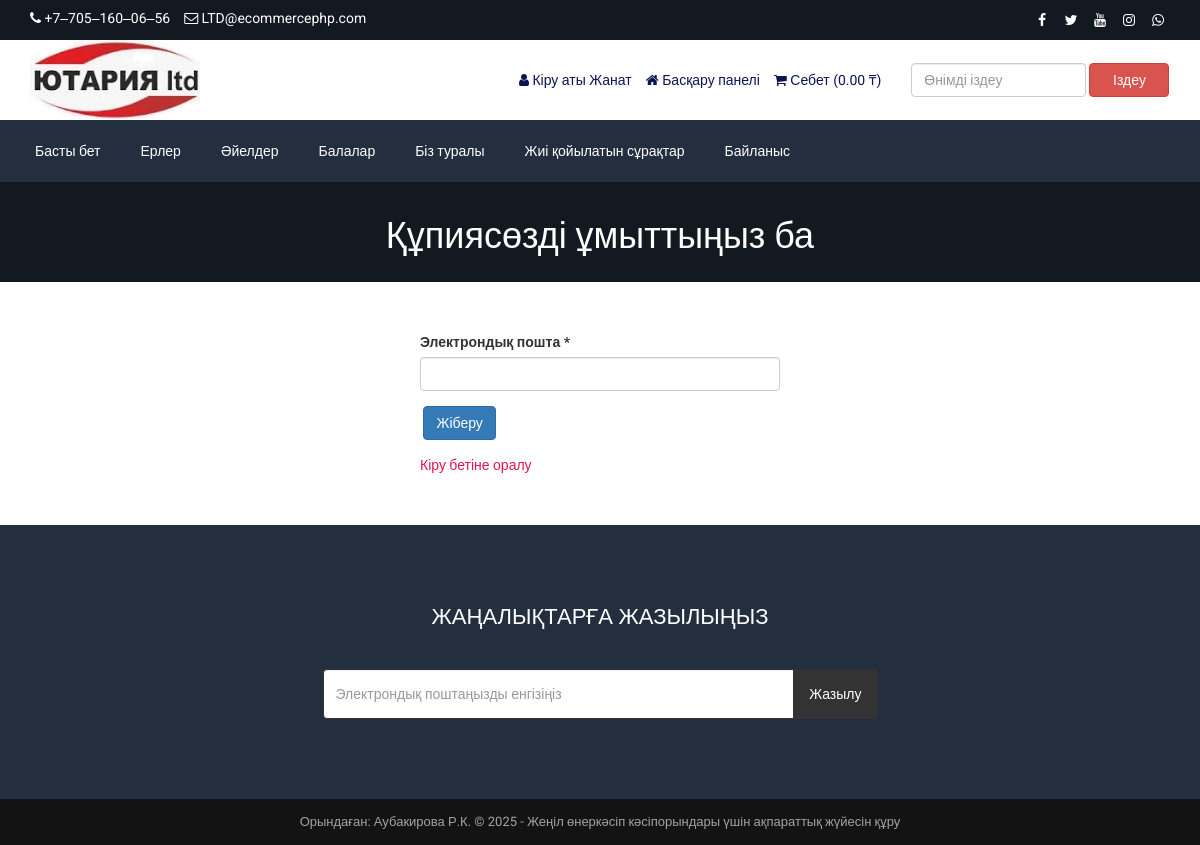
Screenshot of /forget-password.php (signed in) with the database file from the repository.
### tables this page shows
CREATE TABLE `tbl_settings` (
  `id` int(11) NOT NULL,
  `logo` varchar(255) NOT NULL,
  `favicon` varchar(255) NOT NULL,
  `footer_about` text NOT NULL,
  `footer_copyright` text NOT NULL,
  `contact_address` text NOT NULL,
  `contact_email` varchar(255) NOT NULL,
  `contact_phone` varchar(255) NOT NULL,
  `contact_fax` varchar(255) NOT NULL,
  `contact_map_iframe` text NOT NULL,
  `receive_email` varchar(255) NOT NULL,
  `receive_email_subject` varchar(255) NOT NULL,
  `receive_email_thank_you_message` text NOT NULL,
  `forget_password_message` text NOT NULL,
  `total_recent_post_footer` int(10) NOT NULL,
  `total_popular_post_footer` int(10) NOT NULL,
  `total_recent_post_sidebar` int(11) NOT NULL,
  `total_popular_post_sidebar` int(11) NOT NULL,
  `total_featured_product_home` int(11) NOT NULL,
  `total_latest_product_home` int(11) NOT NULL,
  `total_popular_product_home` int(11) NOT NULL,
  `meta_title_home` text NOT NULL,
  `meta_keyword_home` text NOT NULL,
  `meta_description_home` text NOT NULL,
  `banner_login` varchar(255) NOT NULL,
  `banner_registration` varchar(255) NOT NULL,
  `banner_forget_password` varchar(255) NOT NULL,
  `banner_reset_password` varchar(255) NOT NULL,
  `banner_search` varchar(255) NOT NULL,
  `banner_cart` varchar(255) NOT NULL,
  `banner_checkout` varchar(255) NOT NULL,
  `banner_product_category` varchar(255) NOT NULL,
  `banner_blog` varchar(255) NOT NULL,
  `cta_title` varchar(255) NOT NULL,
  `cta_content` text NOT NULL,
  `cta_read_more_text` varchar(255) NOT NULL,
  `cta_read_more_url` varchar(255) NOT NULL,
  `cta_photo` varchar(255) NOT NULL,
  `featured_product_title` varchar(255) NOT NULL,
  `featured_product_subtitle` varchar(255) NOT NULL,
  `latest_product_title` varchar(255) NOT NULL,
  `latest_product_subtitle` varchar(255) NOT NULL,
  `popular_product_title` varchar(255) NOT NULL,
  `popular_product_subtitle` varchar(255) NOT NULL,
  `testimonial_title` varchar(255) NOT NULL,
  `testimonial_subtitle` varchar(255) NOT NULL,
  `testimonial_photo` varchar(255) NOT NULL,
  `blog_title` varchar(255) NOT NULL,
  `blog_subtitle` varchar(255) NOT NULL,
  `newsletter_text` text NOT NULL,
  `paypal_email` varchar(255) NOT NULL,
  `stripe_public_key` varchar(255) NOT NULL,
  `stripe_secret_key` varchar(255) NOT NULL,
  `bank_detail` text NOT NULL,
  `before_head` text NOT NULL,
  `after_body` text NOT NULL,
  `before_body` text NOT NULL,
  `home_service_on_off` int(11) NOT NULL,
  `home_welcome_on_off` int(11) NOT NULL,
  `home_featured_product_on_off` int(11) NOT NULL,
  `home_latest_product_on_off` int(11) NOT NULL,
  `home_popular_product_on_off` int(11) NOT NULL,
  `home_testimonial_on_off` int(11) NOT NULL,
  `home_blog_on_off` int(11) NOT NULL,
  `newsletter_on_off` int(11) NOT NULL,
  `ads_above_welcome_on_off` int(1) NOT NULL,
  `ads_above_featured_product_on_off` int(1) NOT NULL,
  `ads_above_latest_product_on_off` int(1) NOT NULL,
  `ads_above_popular_product_on_off` int(1) NOT NULL,
  `ads_above_testimonial_on_off` int(1) NOT NULL,
  `ads_category_sidebar_on_off` int(1) NOT NULL
);

CREATE TABLE `tbl_social` (
  `social_id` int(11) NOT NULL,
  `social_name` varchar(30) NOT NULL,
  `social_url` varchar(255) NOT NULL,
  `social_icon` varchar(30) NOT NULL
);

CREATE TABLE `tbl_top_category` (
  `tcat_id` int(11) NOT NULL,
  `tcat_name` varchar(255) NOT NULL,
  `show_on_menu` int(1) NOT NULL
);

### forget-password.php (the view, shortened to what this page needs)
<?php require_once('header.php'); ?>
<?php
$statement = $pdo->prepare("SELECT * FROM tbl_settings WHERE id=1");
$statement->execute();
$result = $statement->fetchAll(PDO::FETCH_ASSOC);
foreach ($result as $row) {
    $banner_forget_password = $row['banner_forget_password'];
}
?>
<div class="page-banner" style="background-color:#444;background-image: url(assets/uploads/<?php echo $banner_forget_password; ?>);">
    <div class="inner">
        <h1><?php echo LANG_VALUE_97; ?></h1>
    </div>
</div>
<div class="page">
    <div class="container">
        <div class="row">
            <div class="col-md-12">
                <div class="user-content">
                    <form action="" method="post">
                        <div class="row">
                            <div class="col-md-4"></div>
                            <div class="col-md-4">
                                <div class="form-group">
                                    <label for=""><?php echo LANG_VALUE_94; ?> *</label>
                                    <input type="email" class="form-control" name="cust_email">
                                </div>
                                <div class="form-group">
                                    <input type="submit" class="btn btn-primary" value="<?php echo LANG_VALUE_4; ?>" name="form1">
                                </div>
                                <a href="login.php" style="color:#e4144d;"><?php echo LANG_VALUE_12; ?></a>
                            </div>
                        </div>
                    </form>
                </div>
            </div>
        </div>
    </div>
</div>
<?php require_once('footer.php'); ?>

### header.php (shortened to what this page needs)
<?php
include("admin/inc/config.php");
$statement = $pdo->prepare("SELECT * FROM tbl_settings WHERE id=1");
$statement->execute();
$result = $statement->fetchAll(PDO::FETCH_ASSOC);
foreach ($result as $row)
{
	$logo = $row['logo'];
	$contact_email = $row['contact_email'];
	$contact_phone = $row['contact_phone'];
}
?>
<!DOCTYPE html>
<html lang="en">
<head>
	<link rel="stylesheet" href="assets/css/bootstrap.min.css">
	<link rel="stylesheet" href="assets/css/font-awesome.min.css">
	<link rel="stylesheet" href="assets/css/owl.carousel.min.css">
	<link rel="stylesheet" href="assets/css/owl.theme.default.min.css">
	<link rel="stylesheet" href="assets/css/jquery.bxslider.min.css">
    <link rel="stylesheet" href="assets/css/magnific-popup.css">
    <link rel="stylesheet" href="assets/css/rating.css">
	<link rel="stylesheet" href="assets/css/spacing.css">
	<link rel="stylesheet" href="assets/css/bootstrap-touch-slider.css">
	<link rel="stylesheet" href="assets/css/animate.min.css">
	<link rel="stylesheet" href="assets/css/tree-menu.css">
	<link rel="stylesheet" href="assets/css/select2.min.css">
	<link rel="stylesheet" href="assets/css/main.css">
	<link rel="stylesheet" href="assets/css/responsive.css">
</head>
<body>
<div class="top">
	<div class="container">
		<div class="row">
			<div class="col-md-6 col-sm-6 col-xs-12">
				<div class="left">
					<ul>
						<li><i class="fa fa-phone"></i> <?php echo $contact_phone; ?></li>
						<li><i class="fa fa-envelope-o"></i> <?php echo $contact_email; ?></li>
					</ul>
				</div>
			</div>
			<div class="col-md-6 col-sm-6 col-xs-12">
				<div class="right">
					<ul>
						<?php
						$statement = $pdo->prepare("SELECT * FROM tbl_social");
						$statement->execute();
						$result = $statement->fetchAll(PDO::FETCH_ASSOC);
						foreach ($result as $row) {
							?>
							<?php if($row['social_url'] != ''): ?>
							<li><a href="<?php echo $row['social_url']; ?>"><i class="<?php echo $row['social_icon']; ?>"></i></a></li>
							<?php endif; ?>
							<?php
						}
						?>
					</ul>
				</div>
			</div>
		</div>
	</div>
</div>
<div class="header">
	<div class="container">
		<div class="row inner">
			<div class="col-md-4 logo">
				<a href="index.php"><img src="assets/uploads/<?php echo $logo; ?>" alt="logo image"></a>
			</div>
			<div class="col-md-5 right">
				<ul>
					<?php
					if(isset($_SESSION['customer'])) {
						?>
						<li><i class="fa fa-user"></i> <?php echo LANG_VALUE_13; ?> <?php echo $_SESSION['customer']['cust_name']; ?></li>
						<li><a href="dashboard.php"><i class="fa fa-home"></i> <?php echo LANG_VALUE_89; ?></a></li>
						<?php
					} else {
						?>
						<li><a href="login.php"><i class="fa fa-sign-in"></i> <?php echo LANG_VALUE_9; ?></a></li>
						<li><a href="registration.php"><i class="fa fa-user-plus"></i> <?php echo LANG_VALUE_15; ?></a></li>
						<?php
					}
					?>
					<li><a href="cart.php"><i class="fa fa-shopping-cart"></i> <?php echo LANG_VALUE_18; ?> (<?php
					if(isset($_SESSION['cart_p_id'])) {
						$table_total_price = 0;
						$i=0;
	                    foreach($_SESSION['cart_p_qty'] as $key => $value)
	                    {
	                        $i++;
	                        $arr_cart_p_qty[$i] = $value;
	                    }                    $i=0;
	                    foreach($_SESSION['cart_p_current_price'] as $key => $value)
	                    {
	                        $i++;
	                        $arr_cart_p_current_price[$i] = $value;
	                    }
	                    for($i=1;$i<=count($arr_cart_p_qty);$i++) {
	                    	$row_total_price = $arr_cart_p_current_price[$i]*$arr_cart_p_qty[$i];
	                        $table_total_price = $table_total_price + $row_total_price;
	                    }
						echo $table_total_price;
					} else {
						echo '0.00';
					}
					?>  <?php echo LANG_VALUE_1; ?>)</a></li>
				</ul>
			</div>
			<div class="col-md-3 search-area">
				<form class="navbar-form navbar-left" role="search" action="search-result.php" method="get">
					<div class="form-group">
						<input type="text" class="form-control search-top" placeholder="<?php echo LANG_VALUE_2; ?>" name="search_text">
					</div>
					<button type="submit" class="btn btn-danger"><?php echo LANG_VALUE_3; ?></button>
				</form>
			</div>
		</div>
	</div>
</div>
<div class="nav">
	<div class="container">
		<div class="row">
			<div class="col-md-12 pl_0 pr_0">
				<div class="menu-container">
					<div class="menu">
						<ul>
							<li><a href="index.php">Басты бет</a></li>
							<?php
							$statement = $pdo->prepare("SELECT * FROM tbl_top_category WHERE show_on_menu=1");
							$statement->execute();
							$result = $statement->fetchAll(PDO::FETCH_ASSOC);
							foreach ($result as $row) {
								?>
								<li><a href="product-category.php?id=<?php echo $row['tcat_id']; ?>&type=top-category"><?php echo $row['tcat_name']; ?></a>
								</li>
								<?php
							}
							?>
							<li><a href="about.php">Біз туралы</a></li>
							<li><a href="faq.php">Жиі қойылатын сұрақтар</a></li>
							<li><a href="contact.php">Байланыс</a></li>
						</ul>
					</div>
				</div>
			</div>
		</div>
	</div>
</div>

### footer.php (shortened to what this page needs)
<?php
$statement = $pdo->prepare("SELECT * FROM tbl_settings WHERE id=1");
$statement->execute();
$result = $statement->fetchAll(PDO::FETCH_ASSOC);
foreach ($result as $row)
{
	$footer_copyright = $row['footer_copyright'];
    $newsletter_on_off = $row['newsletter_on_off'];
}
?>
<?php if($newsletter_on_off == 1): ?>
<section class="home-newsletter">
	<div class="container">
		<div class="row">
			<div class="col-md-6 col-md-offset-3">
				<div class="single">
				<form action="" method="post">
					<h2>Жаңалықтарға жазылыңыз</h2>
					<div class="input-group">
						<input type="email" class="form-control" placeholder="Электрондық поштаңызды енгізіңіз" name="email_subscribe">
						<span class="input-group-btn">
						<button class="btn btn-theme" type="submit" name="form_subscribe">Жазылу</button>
						</span>
					</div>
				</div>
			</div>
		</div>
	</div>
</section>
<?php endif; ?>
<div class="footer-bottom">
	<div class="container">
		<div class="row">
			<div class="col-md-12 copyright">
				<?php echo $footer_copyright; ?>
			</div>
		</div>
	</div>
</div>
</body>
</html>

### assets/css/main.css (style rules this page uses)
* { margin: 0; padding: 0; }
body { font-family: "Roboto", sans-serif; font-size: 14px; }
h1, h2, h3, h4, h5, h6 { font-family: "Roboto", sans-serif; }
a { text-decoration: none; }
.top { width: 100%; height: 40px; background: #131921; }
.top .left { float: left; }
.top .left ul { padding-top: 8px; }
.top .left ul li { list-style-type: none; float: left; margin-right: 14px; color: white; }
.top .left ul li i { color: white; }
.top .right { float: right; }
.top .right ul { padding-top: 8px; }
.top .right ul li { list-style-type: none; float: left; margin-left: 5px; }
.top .right ul li a { color: white; width: 24px; height: 24px; line-height: 24px; text-align: center; border-radius: 50%; display: block; transition: all 0.4s ease; }
.header { width: 100%; height: auto; background: #fff; }
.header .inner { height: auto; display: table; }
.header .logo { float: none; display: table-cell; vertical-align: middle; }
.header .logo img { max-width: 100%; height: 80px; }
.header .navbar-form .form-control { width: 300px; }
.header .search-area { float: none; display: table-cell; vertical-align: middle; }
.header .search-area .form-group { width: calc(100% - 84px); }
.header .search-area button { width: 80px; }
.header .search-area form { width: 100%; }
.header .right { float: none; display: table-cell; vertical-align: middle; padding-right: 0; }
.header .right ul { float: right; margin-bottom: 0; }
.header .right ul li { list-style-type: none; float: left; margin-left: 14px; color: #0d1452; }
.header .right ul li a { color: #0d1452; }
.header .navbar-form .search-top { width: 100%; }
.nav { background: #232f3e; }
.menu-container { width: 100%; margin: 0 auto; background: #232f3e; }
.menu-dropdown-icon:before { content: "\f067"; font-family: "FontAwesome"; display: none; cursor: pointer; float: right; padding: 1.5em 2em; background: #fff; color: #333; }
.menu > ul { margin: 0 auto; width: 100%; list-style: none; padding: 0; position: relative; box-sizing: border-box; }
.menu > ul:before, .menu > ul:after { content: ""; display: table; }
.menu > ul:after { clear: both; }
.menu > ul > li { float: left; padding: 0; margin: 0; }
.menu > ul > li a { text-decoration: none; padding: 1.5em 20px; display: block; color: #fff; }
.footer-bottom { width: 100%; height: auto; background: #141314; padding: 14px 0; }
.footer-bottom .copyright { font-size: 13px; color: #a3a3a3; text-align: center; }
.page-banner { width: 100%; height: auto; background-repeat: no-repeat; background-position: center center; -webkit-background-size: cover; background-size: cover; position: relative; padding-top: 15px; padding-bottom: 15px; overflow: hidden; }
.page-banner h1 { color: #fff; text-align: center; z-index: 999; position: relative; }
.page { width: 100%; height: auto; padding-top: 50px; padding-bottom: 50px; }
.home-newsletter { padding: 80px 0; background: #232f3e; }
.home-newsletter .single { max-width: 650px; margin: 0 auto; text-align: center; position: relative; z-index: 2; }
.home-newsletter .single h2 { font-size: 22px; color: white; text-transform: uppercase; margin-bottom: 40px; margin-top: 0; }
.home-newsletter .single .form-control { height: 50px; border-color: #333; outline: none; }
.home-newsletter .single .btn { min-height: 50px; background: #333; color: #fff; padding-left: 15px; padding-right: 15px; }

### assets/css/responsive.css (style rules this page uses)
@media only screen and (min-width: 992px) { .header .inner { width: 100%; } }
@media only screen and (min-width: 992px) { .header .search-area { padding-right: 0; } }
@media only screen and (min-width: 992px) { .header .search-area form { padding-right: 0; } }
@media only screen and (min-width: 992px) { .header .container { padding-right: 0; } }

### rows the page displays
tbl_settings: contact_phone "+7‒705‒160‒06‒56", contact_email "LTD@ecommercephp.com", logo (picture), banner_forget_password (picture), footer_copyright "Орындаған: Аубакирова Р.К. © 2025 - Жеңіл өнеркәсіп кәсіпорындары үшін ақпараттық жүйесін құру"
tbl_top_category: tcat_name "Ерлер"
tbl_top_category: tcat_name "Әйелдер"
tbl_top_category: tcat_name "Балалар"

### other values shown
LANG_VALUE_13 "Кіру аты"
$_SESSION['customer']['cust_name'] "Жанат"
LANG_VALUE_89 "Басқару панелі"
LANG_VALUE_18 "Себет"
LANG_VALUE_1 "₸"
LANG_VALUE_3 "Іздеу"
LANG_VALUE_97 "Құпиясөзді ұмыттыңыз ба"
LANG_VALUE_94 "Электрондық пошта"
LANG_VALUE_12 "Кіру бетіне оралу"
